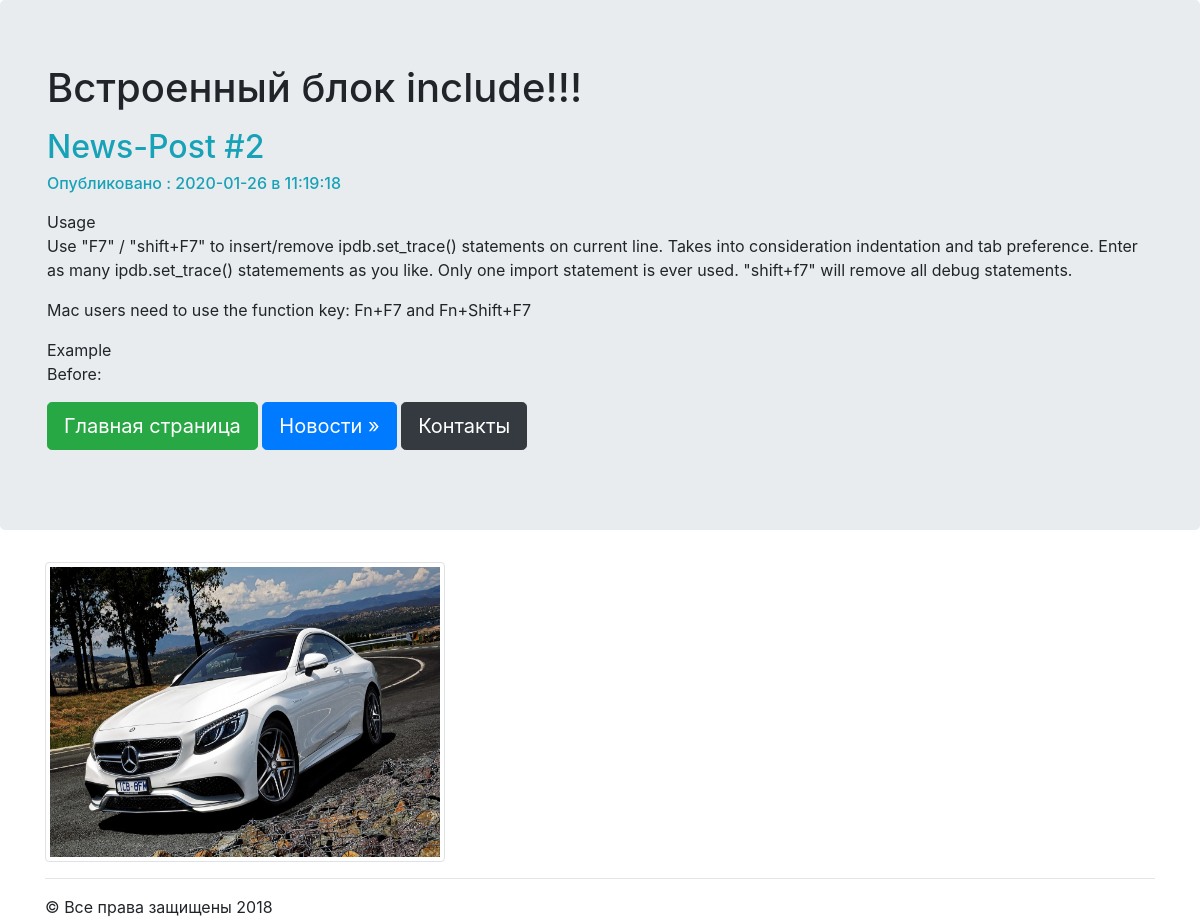
The page /news/2 on the database its author committed.
### news/models.py (models this page shows, shortened)
class Articles(models.Model):
    title = models.CharField(max_length=120)
    post = models.TextField()
    date = models.DateTimeField()

### news/templates/news/new_post.html
{% extends "mainApp/wrapper.html" %}
{% block content %}
<h2 class="text-info">{{ articles.title }}</h2>
<h6 class="text-info">Опубликовано : {{ articles.date|date:"Y-m-d в H:i:s" }}</h6>
<p>{{articles.post|safe|linebreaks}}</p>
  {% endblock  %}

### rows shown on the page
Articles: title "News-Post #2", date "2020-01-26 в 11:19:18", post "Usage Use \"F7\" / \"shift+F7\" to insert/remove ipdb.set_trace() statements on current line. Takes into consideration indentation and tab preference. Enter as many ipdb.set_trace() statemements as you like. Only one import statement is ever used. \"shift+f7\" will remove all debug statements. Mac users need to use the function key: Fn+F7 and Fn+Shift+F7 Example Before:"
